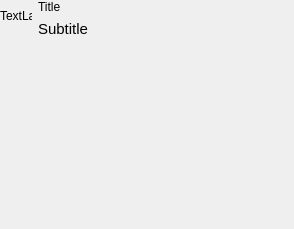
<?xml version="1.0" encoding="UTF-8"?>
<ui version="4.0">
 <class>Form</class>
 <widget class="QWidget" name="Form">
  <property name="geometry">
   <rect>
    <x>0</x>
    <y>0</y>
    <width>294</width>
    <height>229</height>
   </rect>
  </property>
  <property name="sizePolicy">
   <sizepolicy hsizetype="MinimumExpanding" vsizetype="MinimumExpanding">
    <horstretch>0</horstretch>
    <verstretch>0</verstretch>
   </sizepolicy>
  </property>
  <property name="windowTitle">
   <string>Form</string>
  </property>
  <layout class="QHBoxLayout" name="horizontalLayout">
   <property name="sizeConstraint">
    <enum>QLayout::SetMinimumSize</enum>
   </property>
   <property name="margin">
    <number>0</number>
   </property>
   <item>
    <layout class="QVBoxLayout" name="verticalLayout_2">
     <property name="sizeConstraint">
      <enum>QLayout::SetMinimumSize</enum>
     </property>
     <item>
      <widget class="QLabel" name="labelAvatar">
       <property name="sizePolicy">
        <sizepolicy hsizetype="Maximum" vsizetype="Maximum">
         <horstretch>0</horstretch>
         <verstretch>0</verstretch>
        </sizepolicy>
       </property>
       <property name="minimumSize">
        <size>
         <width>32</width>
         <height>32</height>
        </size>
       </property>
       <property name="maximumSize">
        <size>
         <width>32</width>
         <height>32</height>
        </size>
       </property>
       <property name="text">
        <string>TextLabel</string>
       </property>
      </widget>
     </item>
     <item>
      <spacer name="verticalSpacer">
       <property name="orientation">
        <enum>Qt::Vertical</enum>
       </property>
       <property name="sizeType">
        <enum>QSizePolicy::MinimumExpanding</enum>
       </property>
       <property name="sizeHint" stdset="0">
        <size>
         <width>0</width>
         <height>0</height>
        </size>
       </property>
      </spacer>
     </item>
    </layout>
   </item>
   <item>
    <layout class="QVBoxLayout" name="verticalLayout">
     <item>
      <widget class="QLabel" name="labelTitle">
       <property name="sizePolicy">
        <sizepolicy hsizetype="Expanding" vsizetype="Preferred">
         <horstretch>0</horstretch>
         <verstretch>0</verstretch>
        </sizepolicy>
       </property>
       <property name="text">
        <string>Title</string>
       </property>
       <property name="alignment">
        <set>Qt::AlignLeading|Qt::AlignLeft|Qt::AlignTop</set>
       </property>
       <property name="wordWrap">
        <bool>true</bool>
       </property>
      </widget>
     </item>
     <item>
      <widget class="QLabel" name="labelSubtitle">
       <property name="sizePolicy">
        <sizepolicy hsizetype="Preferred" vsizetype="Preferred">
         <horstretch>0</horstretch>
         <verstretch>0</verstretch>
        </sizepolicy>
       </property>
       <property name="font">
        <font>
         <pointsize>11</pointsize>
        </font>
       </property>
       <property name="text">
        <string>Subtitle</string>
       </property>
       <property name="alignment">
        <set>Qt::AlignLeading|Qt::AlignLeft|Qt::AlignTop</set>
       </property>
      </widget>
     </item>
     <item>
      <spacer name="verticalSpacer_2">
       <property name="orientation">
        <enum>Qt::Vertical</enum>
       </property>
       <property name="sizeType">
        <enum>QSizePolicy::MinimumExpanding</enum>
       </property>
       <property name="sizeHint" stdset="0">
        <size>
         <width>0</width>
         <height>0</height>
        </size>
       </property>
      </spacer>
     </item>
    </layout>
   </item>
  </layout>
 </widget>
 <resources/>
 <connections/>
</ui>
